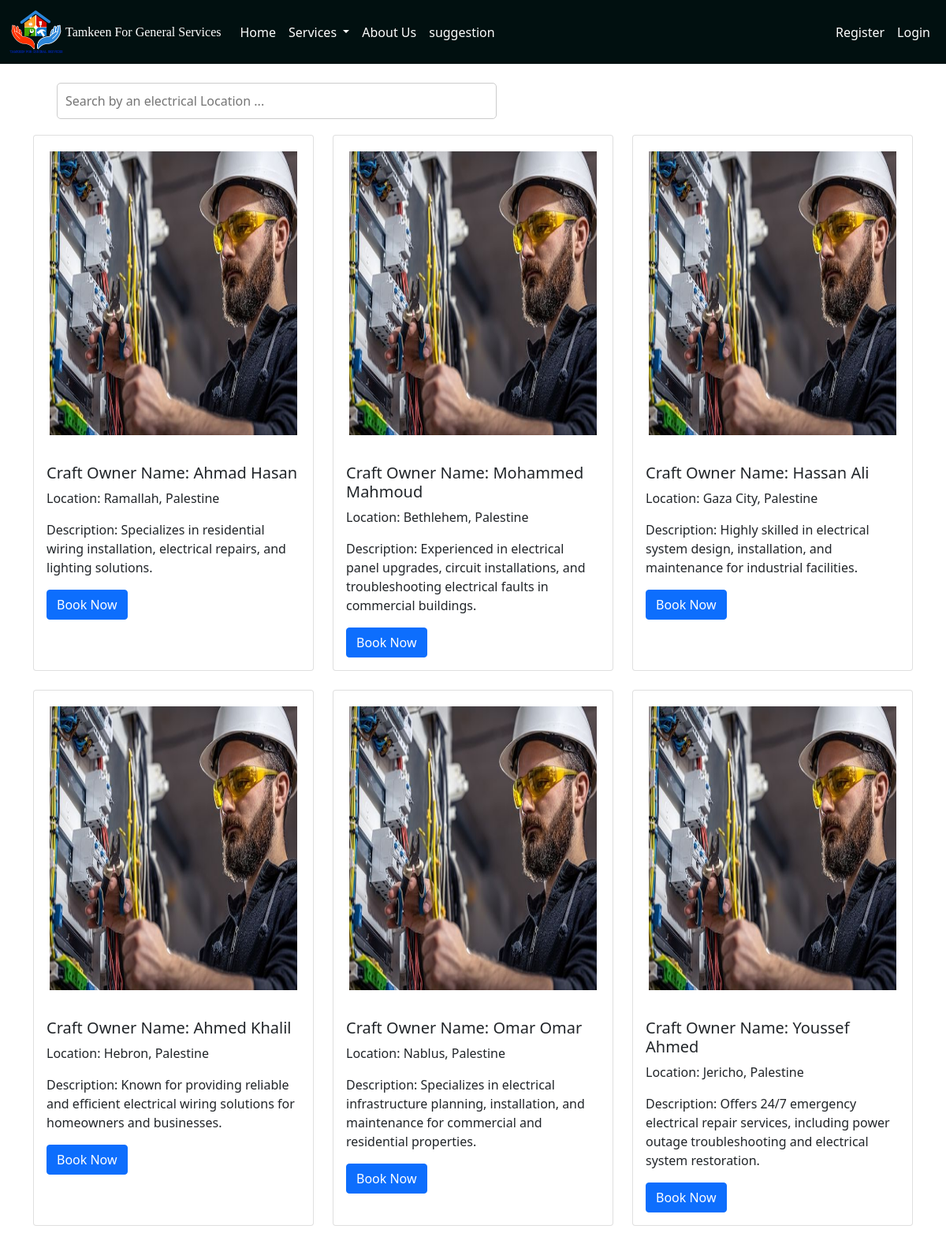
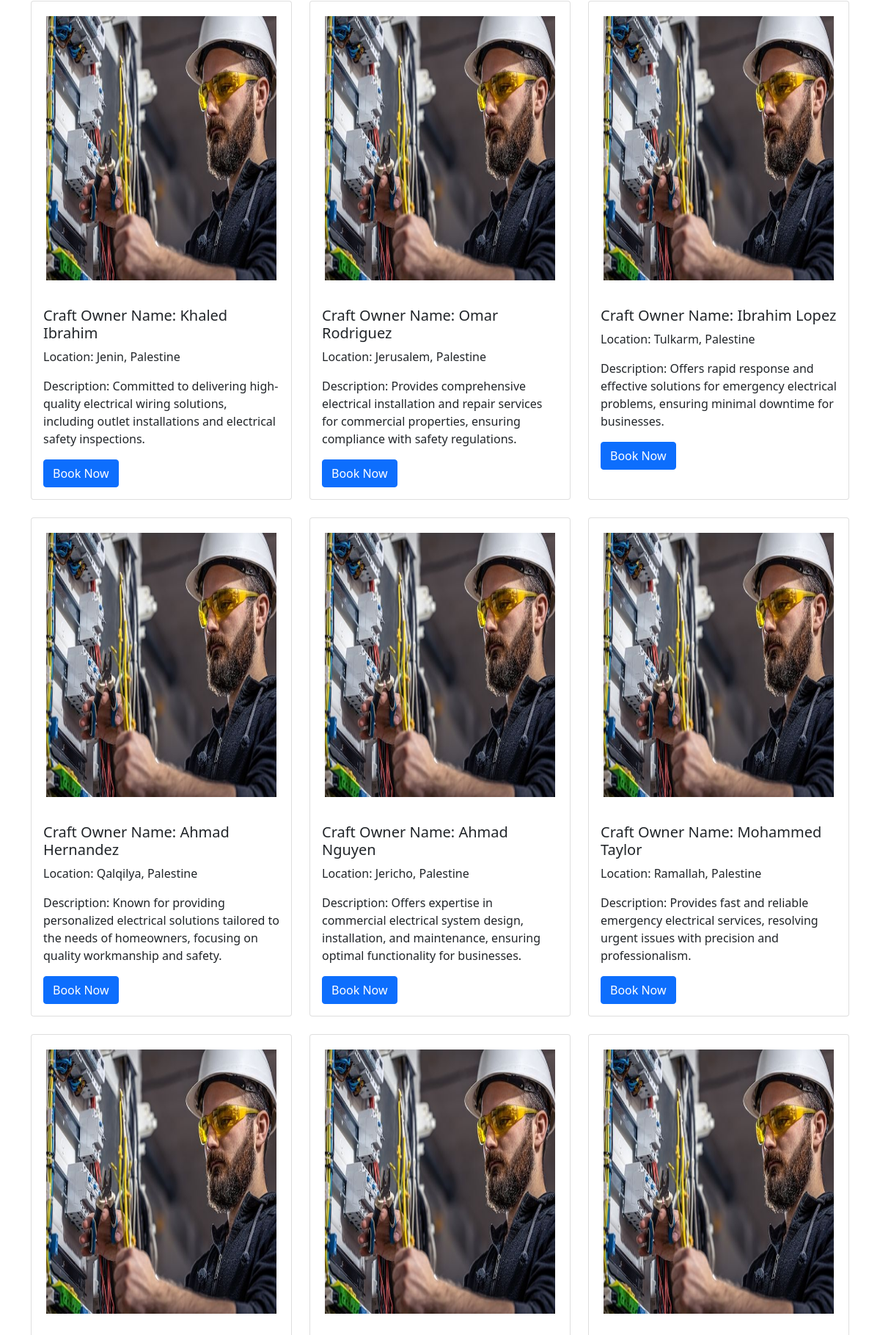
The page /electrical (upper part) on the database its author committed (2 pictures, top to bottom).
### pythonic/models.py (models this page shows, shortened)
class User(db.Model, UserMixin):
    id = db.Column(db.Integer, primary_key=True)
    username = db.Column(db.String(25), unique=True, nullable=False)
    email = db.Column(db.String(125), unique=True, nullable=False)
    image_file = db.Column(db.String(20), nullable=False, default="prf.jpg")
    password = db.Column(db.String(60), nullable=False)
    address = db.Column(db.String(25), nullable=False)
    contactNumber = db.Column(db.String(10), nullable=False)  # Assuming mobile number is 10 digits long
    user_type = db.Column(db.String(20), nullable=False)
    service_type = db.Column(db.String(20), nullable=True)  # Set nullable to True
    description = db.Column(db.Text, nullable=True)  # Set nullable to True
    service_id = db.Column(db.Integer, db.ForeignKey("service.id"), nullable=True)
    availability = db.relationship('Availability', uselist=False, backref='owner', lazy=True)  # One-to-one relationship
    works=db.relationship("Work", backref="maker", lazy=True)

### pythonic/routes.py (the view)
@app.route('/electrical')
def electrical():
    electrical_users = get_electrical_users_from_database()
    return render_template('electrical.html', electrical_users=electrical_users)

### instance/helper.py (called while the page is built)
def get_electrical_users_from_database():
    electrical_users = User.query.filter_by(service_type='electrical').all()
    return electrical_users

### pythonic/templates/electrical.html (shortened to what this page needs)
<!DOCTYPE html>
<html lang="en">
<head>
</head>
<body>
  {% extends "layout.html" %}
  {% block content %}
  <br>
  <div class="container">
    <input type="text" id="searchInput" placeholder="Search by an electrical Location ...">
    <div class="row row-cols-1 row-cols-md-3 g-4" id="cardContainer">
      {% for user in electrical_users %}
      <div class="col">
        <div class="card solution_card" style="height: auto;">
          <img src="{{ url_for('static', filename=user.image_file) }}" style="height: 400px;width: 100%; padding: 20px;" class="card-img-top" alt="Electrical Image">
          <div class="card-body">
            <h5 class="card-title">Craft Owner Name: {{ user.username }}</h5>
            <p class="card-text">Location: {{ user.address }}</p>
            <p class="card-text">Description: {{ user.description }}</p>
            <a href="{{ url_for('booking') }}" class="btn btn-primary">Book Now</a>
          </div>
        </div>
      </div>
      {% endfor %}
    </div>
  </div>
  {% endblock %}

### pythonic/static/main.css (style rules this page uses)
.container { object-fit:fill; margin: auto; }

### pythonic/templates/electrical.html (style rules this page uses)
.card { height: auto; transition: transform 0.3s, box-shadow 0.3s; }
#searchInput { width: 50%; padding: 10px; margin-bottom: 20px; margin-left: 30px; border: 1px solid #ccc; border-radius: 5px; font-size: 16px; }

### rows shown on the page
User: image_file (picture), username "Ahmad Hasan", address "Ramallah, Palestine", description "Specializes in residential wiring installation, electrical repairs, and lighting solutions."
User: image_file (picture), username "Mohammed Mahmoud", address "Bethlehem, Palestine", description "Experienced in electrical panel upgrades, circuit installations, and troubleshooting electrical faults in commercial buildings."
User: image_file (picture), username "Hassan Ali", address "Gaza City, Palestine", description "Highly skilled in electrical system design, installation, and maintenance for industrial facilities."
User: image_file (picture), username "Ahmed Khalil", address "Hebron, Palestine", description "Known for providing reliable and efficient electrical wiring solutions for homeowners and businesses."
User: image_file (picture), username "Omar Omar", address "Nablus, Palestine", description "Specializes in electrical infrastructure planning, installation, and maintenance for commercial and residential properties."
User: image_file (picture), username "Youssef Ahmed", address "Jericho, Palestine", description "Offers 24/7 emergency electrical repair services, including power outage troubleshooting and electrical system restoration."
User: image_file (picture), username "Khaled Ibrahim", address "Jenin, Palestine", description "Committed to delivering high-quality electrical wiring solutions, including outlet installations and electrical safety inspections."
User: image_file (picture), username "Omar Rodriguez", address "Jerusalem, Palestine", description "Provides comprehensive electrical installation and repair services for commercial properties, ensuring compliance with safety regulations."
User: image_file (picture), username "Ibrahim Lopez", address "Tulkarm, Palestine", description "Offers rapid response and effective solutions for emergency electrical problems, ensuring minimal downtime for businesses."
User: image_file (picture), username "Ahmad Hernandez", address "Qalqilya, Palestine", description "Known for providing personalized electrical solutions tailored to the needs of homeowners, focusing on quality workmanship and safety."
User: image_file (picture), username "Ahmad Nguyen", address "Jericho, Palestine", description "Offers expertise in commercial electrical system design, installation, and maintenance, ensuring optimal functionality for businesses."
User: image_file (picture), username "Mohammed Taylor", address "Ramallah, Palestine", description "Provides fast and reliable emergency electrical services, resolving urgent issues with precision and professionalism."
User: image_file (picture)
User: image_file (picture)
User: image_file (picture)
